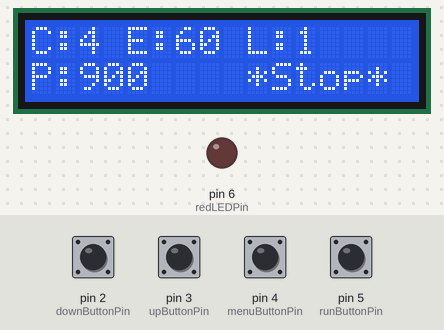
A sketch run on a simulated Arduino Uno, built with avr-gcc and run on an emulated ATmega328P. Shown: 16×2 character LCD, output pins drawn as LEDs (lit = HIGH). The inputs (shaded band) are chosen by the test bench; at power-on: pin 2 (downButtonPin), pin 3 (upButtonPin), pin 4 (menuButtonPin), pin 5 (runButtonPin) HIGH. What the sketch prints to the serial monitor is not drawn.

Above: at 4.4 s.
4.5 s: pin 4 (menuButtonPin) pulled LOW for 0.15 s
At 5.6 s:
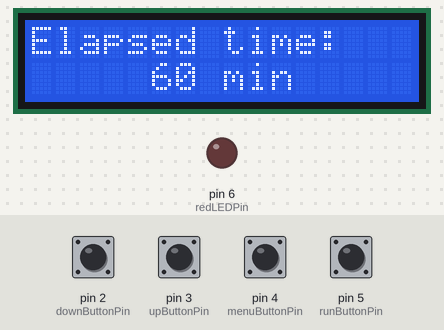
6.1 s: pin 4 (menuButtonPin) pulled LOW for 1 s
At 6.8 s:
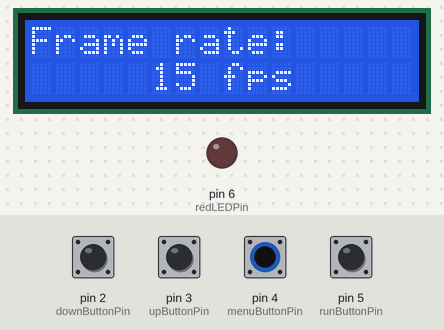
8.6 s: pin 4 (menuButtonPin) pulled LOW for 0.15 s
At 9.8 s:
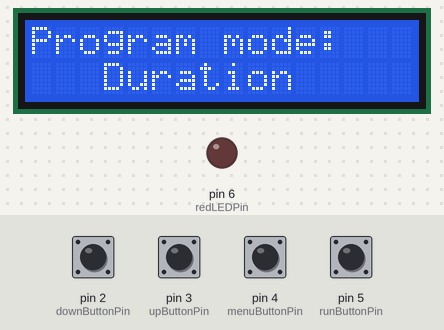
10.2 s: pin 2 (downButtonPin) pulled LOW for 0.15 s
At 11.0 s:
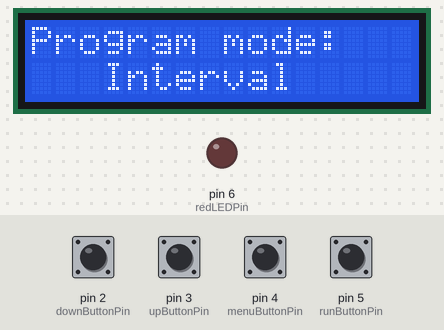
11.8 s: pin 4 (menuButtonPin) pulled LOW for 0.15 s
At 12.3 s:
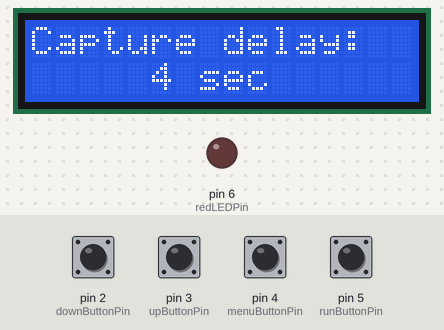
13.4 s: pin 3 (upButtonPin) pulled LOW for 0.15 s
At 14.6 s:
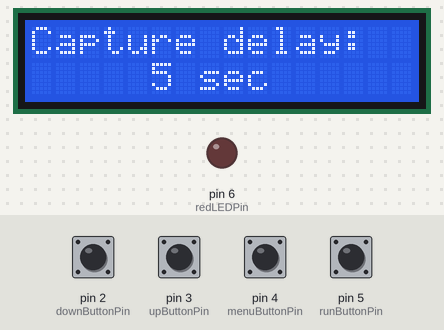
Timing chart, 0 to 16.0 s (numbered marks = the images above; inputs shaded):
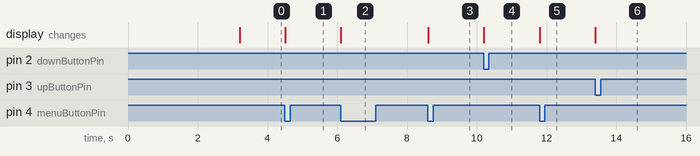

Measured:
- after the input at 4.5 s, the display: changes at once (image 1)
- after the input at 6.1 s, the display: changes at once (image 2)
- after the input at 8.6 s, the display: changes at once (image 3)
- after the input at 10.2 s, the display: changes at once (image 4)
- after the input at 11.8 s, the display: changes at once (image 5)
- after the input at 13.4 s, the display: changes at once (image 6)

The sketch:

Intervalometer.ino
```cpp
/*
 * Intervalometer for time-lapse photography
 *
 * Author: David Bryant (david@orangemoose.com)
 * February 19, 2012
 *
 * Arduino Pinouts -- (without use of a shift register)
 *
 *    2 = Start/stop button
 *    3 = Menu button
 *    4 = Up/plus button
 *    5 = Down/minus button
 *    6 = PWM control for red backlight LED brightness -> LCD16
 *    7 = LCD RS -> LCD4
 *    8 = LCD EN -> LCD6
 *    9 = LCD DB4 (data) -> LCD11
 *   10 = LCD DB5 (data) -> LCD12
 *   11 = LCD DB6 (data) -> LCD13
 *   12 = LCD DB7 (data) -> LCD14
 *   13 = Trigger for camera
 *
 *
 * Arduino Pinouts -- (if used in 3-wire mode with a latching shift register e.g., 74HC595N)
 *
 *    2 = Start/stop button
 *    3 = Menu button
 *    4 = Up/plus button
 *    5 = Down/minus button
 *    6 = PCM control for red backlight LED -> LCD16
 *    7 = Shift Register Data   -> 74HC595N pin 14 (Serial Data Input DS)
 *    8 = Shift Register Clock  -> 74HC595N pin 11 (Shift Clock SHCP)
 *    9 = Shift Register Enable -> 74HC595N pin 12 (Storage Clock STCP)
 *        *AND* LCD Enable      -> LCD6 (EN)
 *   13 = Trigger for camera
 *
 *   And for the 74HC595N shift register
 *     2 (Q2)  = LCD RS -> LCD4
 *     3 (Q3)  = LCD DB4 (data) -> LCD11
 *     4 (Q4)  = LCD DB5 (data) -> LCD12
 *     5 (Q5)  = LCD DB6 (data) -> LCD13
 *     6 (Q6)  = LCD DB7 (data) -> LCD14
 *     8 (GND) = GND
 *    10 (MR)  = VCC  [Master reset, active LOW]
 *    11 (SHCP) = Arduino pin 8
 *    12 (STCP) = Arduino pin 9
 *    13 (OE)  = GND  [Output enable, active LOW]
 *    14 (DS)  = Arcuino pin 7
 *    16 (VCC) = VCC
 *
 * Additional LCD connections (valid for either with or without a shift register)
 *    LCD1 = GND
 *    LCD2 = VCC
 *    LCD3 = Contrast voltage (wiper of contrast pot)
 *    LCD5 = GND
 *    LCD15 = VCC
 *
 */

/*
 * Include the LCD library code. The standard Arduino 1.0 LCD library works fine but does not support
 * use of a shift register and so requires 6 control lines from the Arduino to the LCD.  That number
 * can be reduced to 3 control lines through use of a latching shift register but requires a different
 * LiquidCrystal library.  (This frees up 3 pins for other purposes.) The code here uses an
 * updated library from F.Malpartida et. al. at https://bitbucket.org/fmalpartida/new-liquidcrystal/wiki/Home
 * which also has the benefit of improved performance relative to the standard Arduino 1.0 library.
 */
#include <LiquidCrystal_SR.h>

/* Menu pages. Order is governed by logic in the main loop, not by numerical sequence. */
#define PG_MAIN     1
#define PG_SET_ELA  2
#define PG_SET_FPS  3
#define PG_SET_PRG  4
#define PG_SET_LEN  5
#define PG_SET_CAP  6

/* Program Mode */
#define PRG_DURATION  1
#define PRG_INTERVAL  2

/* Operational Mode */
#define RUNNING  1
#define MENU     2
#define STOPPED  3

/* Debounce delay for buttons (in milliseconds) */
#define DEBOUNCE_DELAY 150

int runButtonPin  = 5;         /* Pin the start/stop button is connected to */
int menuButtonPin = 4;         /* Pin the menu button is connected to */
int upButtonPin   = 3;         /* Pin the up(plus) button is connected to */
int downButtonPin = 2;         /* Pin the down(minus) button is connected to */
int redLEDPin     = 6;         /* Pin that controls red display on LCD panel */
int triggerPin    = 13;        /* Pin that triggers the camera */

int runBtnState;               /* Variable for reading the run button status */
int lastRunBtnState = LOW;     /* Store last button state */
int menuBtnState;              /* Variable for reading the menu button status */
int lastMenuBtnState = LOW;    /* Store last button state */
int upBtnState;                /* Variable for reading the up (plus) button status */
int lastUpBtnState = LOW;      /* Store last button state */
int downBtnState;              /* Variable for reading the down (minus) button status */
int lastDownBtnState = LOW;    /* Store last button state */

int brightness = 0;           /* LCD brightness, 0=max, 255=off. 100 good @ 5V, 0 @ 3.3V */
int currentPage = PG_MAIN;     /* Currerntly displayed page (defaults to main page) */
int mode = STOPPED;            /* Current operating mode (defaults to stopped) */
unsigned long prevMillis = 0;  /* Timestamp of previous picture, used to calculate when to take next one */

/* Exposure parameters */
int progMode = PRG_DURATION;   /* Default program mode is to configure via video duration */
long elapsedTime = 60;         /* How long in clock time to capture in the video (in minutes) */
int frameRate = 15;            /* Frames per second in the final video */
long videoLength = 1;          /* How long should the final video be? (in minutes) */
long captureDelay = 0;         /* Interval between pictures (in seconds) */
unsigned long captureDelayMs;  /* capture delay in milliseconds */
int numPictures;               /* Number of pictures to take */
int remPictures;               /* Number of pictures remaining to be taken (when running) */


/* Initialize the LCD library with the numbers of the interface pins */
// LiquidCrystal lcd(7, 8, 9, 10, 11, 12);    /* if using 4-bit parallel interface */
LiquidCrystal_SR lcd(7, 8, 9);                /* if using 3 wire shift register interface */


void setup() {

  pinMode(triggerPin,OUTPUT);

  /* Enable pullup resistors on button input pins */
  pinMode(runButtonPin,INPUT);
  digitalWrite(runButtonPin,HIGH);
  pinMode(menuButtonPin,INPUT);
  digitalWrite(menuButtonPin,HIGH);
  pinMode(upButtonPin,INPUT);
  digitalWrite(upButtonPin,HIGH);
  pinMode(downButtonPin,INPUT);
  digitalWrite(downButtonPin,HIGH);

  Serial.begin(9600);

  /* Initialize the LCD, specify that it is 16x2 */
  lcd.begin(16, 2);

  /* Set display brightness.  0 is max, 255 is min */
  analogWrite(redLEDPin,brightness);

  /* Display the boot screen */
  bootscreen();
  Serial.println("*** Arduino Intervalometer ***");

  /* Make initial calculation based on default parameters and display to user */
  recalculate();
  updateDisplay(true);
}

void loop()
{
  /* Behave according to current operational mode */
  switch(mode) {
    case RUNNING:
      /* If running, only button to check for is run/stop */
      runBtnState = digitalRead(runButtonPin);
      if( (runBtnState != lastRunBtnState) && (runBtnState == LOW) ) {
        mode = STOPPED;
        currentPage = PG_MAIN;
        Serial.print("Stopped. Current page #"); Serial.println(currentPage);
        recalculate();
        updateDisplay(true);
        delay(DEBOUNCE_DELAY);     // debounce
      }
      else {
        /* If not stopping then check to see if we've taken the last picture */
        if(remPictures == 0) {
          mode = STOPPED;
          currentPage = PG_MAIN;
          Serial.print("Stopped - last picture. Current page #"); Serial.println(currentPage);
          recalculate();
          updateDisplay(true);
        }
        else {
          /* Still pictures to take, so see if enough time has passed to take one */
          unsigned long currentMillis = millis();
          if( (currentMillis - prevMillis) >= captureDelayMs ) {
            triggerCamera();
            updateDisplay(false);
            prevMillis = currentMillis;    // save current time as basis for next picture
          }
        }
      }
      lastRunBtnState = runBtnState;         // save current button state
      break;

    case STOPPED:
      /* First, see if the run button has been pressed, in which case we start running */
      runBtnState = digitalRead(runButtonPin);
      if( (runBtnState != lastRunBtnState) && (runBtnState == LOW) ) {
        mode = RUNNING;
        currentPage = PG_MAIN;
        Serial.print("Running. Current page #"); Serial.println(currentPage);
        prevMillis = millis();     // present time is reference for taking first picture
        updateDisplay(true);
        delay(DEBOUNCE_DELAY);    // debounce
      }
      else {
        /* Run button wasn't pressed, so check for a menu button press and if so show the first menu */
        menuBtnState = digitalRead(menuButtonPin);
        if( (menuBtnState != lastMenuBtnState) && (menuBtnState == LOW) ) {
          mode = MENU;
          currentPage = PG_SET_ELA;
          Serial.print("Current page #"); Serial.println(currentPage);
          updateDisplay(true);
          delay(DEBOUNCE_DELAY);    // debounce
        }
        lastMenuBtnState = menuBtnState;
      }
      lastRunBtnState = runBtnState;
      break;

    case MENU:
      /* First check to see if the menu button was pressed, and if so go to the next menu page */
      menuBtnState = digitalRead(menuButtonPin);
      if( (menuBtnState != lastMenuBtnState) && (menuBtnState == LOW) ) {
        switch(currentPage) {
          case PG_SET_ELA: currentPage = PG_SET_FPS; break;
          case PG_SET_FPS: currentPage = PG_SET_PRG; break;
          case PG_SET_PRG:
            if(progMode == PRG_DURATION) currentPage = PG_SET_LEN;
            else currentPage = PG_SET_CAP;
            break;
          case PG_SET_LEN:
          case PG_SET_CAP:
            currentPage = PG_MAIN;
            recalculate();
            mode = STOPPED;
            break;
        }
        Serial.print("Current page #"); Serial.println(currentPage);
        updateDisplay(true);
        delay(DEBOUNCE_DELAY);    // debounce
      }
      else {
        /* Menu wasn't pressed, so check to see if up or down buttons were used to change parameter value */
        upBtnState = digitalRead(upButtonPin);
        if( (upBtnState != lastUpBtnState) && (upBtnState == LOW) ) {
          switch(currentPage) {
            case PG_SET_ELA: elapsedTime++; break;
            case PG_SET_FPS: frameRate++;   break;
            case PG_SET_PRG:
              if(progMode == PRG_DURATION) progMode = PRG_INTERVAL;
              else progMode = PRG_DURATION;
              break;
            case PG_SET_LEN: videoLength++; break;
            case PG_SET_CAP: captureDelay++; break;
          }
          Serial.println("Menu setting ++");
          updateDisplay(false);
          delay(DEBOUNCE_DELAY);    // debounce
        }
        else {
          downBtnState = digitalRead(downButtonPin);
          if( (downBtnState != lastDownBtnState) && (downBtnState == LOW) ) {
            switch(currentPage) {
              case PG_SET_ELA: if(elapsedTime >1) elapsedTime--; break;
              case PG_SET_FPS: if(frameRate >1)   frameRate--;   break;
              case PG_SET_PRG:
                if(progMode == PRG_DURATION) progMode = PRG_INTERVAL;
                else progMode = PRG_DURATION;
                break;
              case PG_SET_LEN: if(videoLength >1) videoLength--; break;
              case PG_SET_CAP: if(captureDelay >1) captureDelay--; break;
              }
              Serial.println("Menu setting --");
              updateDisplay(false);
              delay(DEBOUNCE_DELAY);    // debounce
          }
          lastDownBtnState = downBtnState;
        }
        lastUpBtnState = upBtnState;
      }
      lastMenuBtnState = menuBtnState;
      break;
  }
}

/*
** Recalculate control parameters based on the specified programming mode:
**
**  By Interval: User has set overall elapsed time, capture delay between
**       pictures, and frame rate.  Achieving millisecond accuracy in timing is
**       straightforward (only need long precision integers)
**
**  By Duration: User has set overall elapsed time, length of time lapse video
**       to be created, and frame rate.  Capture delay needs to be calculated
**       and should be in milliseconds for good accuracy, though will only be
**       displayed to the user in seconds.  Use floating point math for precision
**       (NOTE: though should be able to do this using unsigned longs...)
*/
void recalculate()
{
  float val;

  switch(progMode) {
    case PRG_INTERVAL:
      numPictures =  elapsedTime * 60 / captureDelay;
      videoLength =  numPictures / (frameRate * 60);
      captureDelayMs = captureDelay * 1000L;
      break;
    case PRG_DURATION:
    default:
      numPictures = videoLength * 60 * frameRate;
      val = elapsedTime * 60.0 * 1000.0 / numPictures;
      captureDelayMs = val + 0.5;
      captureDelay = captureDelayMs / 1000L;
      break;
  }
  remPictures = numPictures;
  dumpParameters();
}

void dumpParameters()
{
  Serial.println("--- Recalculated Parameters ---");
  Serial.print("Capture delay: "); Serial.println(captureDelay);
  Serial.print("Elapsed time: ");  Serial.println(elapsedTime);
  Serial.print("Video Length: ");  Serial.println(videoLength);
  Serial.print("# of Pictures: "); Serial.println(numPictures);
  Serial.print("Frame rate: ");    Serial.println(frameRate);
  Serial.println("--------------------------------");
}

/*
** Update the display.  What's shown in the LCD depends on which page is currently active
*/
void updateDisplay(boolean doClear)
{
  if(doClear == true) lcd.clear();
  switch(currentPage) {
    case PG_MAIN:
      lcd.setCursor(0,0);
      lcd.print("C:");
      lcd.print(captureDelay);
      lcd.print(" E:");
      lcd.print(elapsedTime);
      lcd.print(" L:");
      lcd.print(videoLength);
      lcd.setCursor(0,1);
      if(mode == STOPPED) {
        lcd.print("P:");
        lcd.print(numPictures);
        lcd.print("    *Stop*");
      }
      else {
        lcd.print(remPictures);
        lcd.print("/");
        lcd.print(numPictures);
        lcd.print("  *Run*");
      }
      break;
    case PG_SET_ELA:
      lcd.setCursor(0,0);
      lcd.print("Elapsed time: ");
      lcd.setCursor(0,1);
      lcd.print("     ");
      lcd.print(elapsedTime);
      lcd.print(" min  ");
      break;
    case PG_SET_FPS:
      lcd.setCursor(0,0);
      lcd.print("Frame rate:   ");
      lcd.setCursor(0,1);
      lcd.print("     ");
      lcd.print(frameRate);
      lcd.print(" fps   ");
      break;
    case PG_SET_PRG:
      lcd.setCursor(0,0);
      lcd.print("Program mode:  ");
      lcd.setCursor(0,1);
      if(progMode == PRG_DURATION) {
        lcd.print("   Duration   ");
      }
      if(progMode == PRG_INTERVAL) {
        lcd.print("   Interval   ");
      }
      break;
    case PG_SET_LEN:
      lcd.setCursor(0,0);
      lcd.print("Length of video:");
      lcd.setCursor(0,1);
      lcd.print("     ");
      lcd.print(videoLength);
      lcd.print(" min  ");
      break;
    case PG_SET_CAP:
      lcd.setCursor(0,0);
      lcd.print("Capture delay:");
      lcd.setCursor(0,1);
      lcd.print("     ");
      lcd.print(captureDelay);
      lcd.print(" sec  ");
      break;
  }
}

/*
** Take a picture, and count down so we can tell when we are done.
*/
void triggerCamera()
{
  digitalWrite(triggerPin,HIGH);
  /*
  ** Keep the trigger active long enough to make sure the camera sees it and can react,
  ** and also avoid any bouncing that could result in multiple pictures.  The delay
  ** value here is a guess...
  */
  delay(50);
  digitalWrite(triggerPin,LOW);
  remPictures--;
  Serial.print("Camera triggered. Pictures remaining: ");
  Serial.println(remPictures);
}

/* Display a special message on powering up */
void bootscreen()
{
  lcd.clear();
  lcd.setCursor(0,0);
  lcd.print("    Arduino");
  lcd.setCursor(0,1);
  lcd.print(" Intervalometer ");
  delay(3000);
}
```
